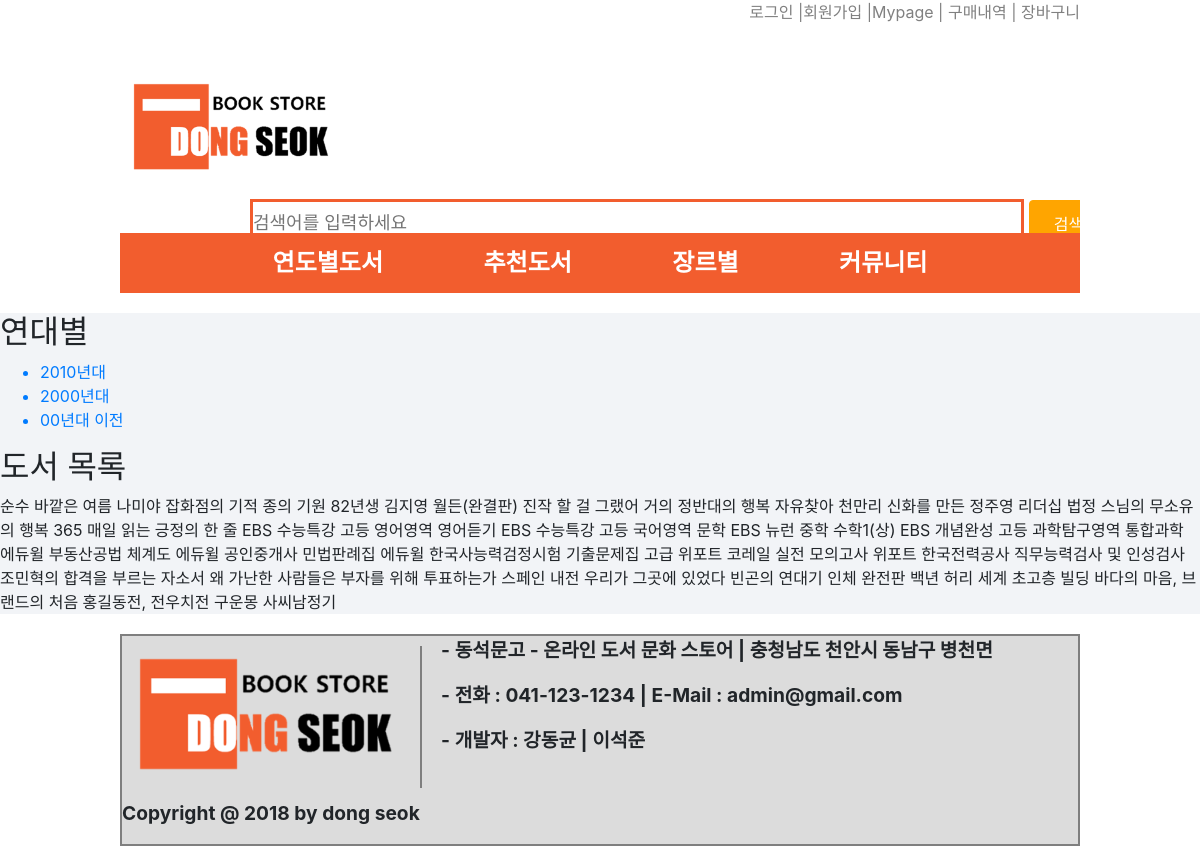
The page /book/index.php on the database its author committed.
### tables this page shows
create table book (
   num int not null auto_increment,
   name  char(40) not null,
   author char(30) not null,
   price int not null,
   genre char(20) not null,
   publisher char(40) not null,
   publish_day char(20) not null,
   recommended int default 0,
   prize int default 0,
   path_img varchar(200) not null,
   primary key(num)
);

### book/index.php (the view, shortened to what this page needs)
<!DOCTYPE html>
<html lang="en" dir="ltr">
    <head>
        <link rel="stylesheet" href="https://code.getmdl.io/1.3.0/material.indigo-pink.min.css">
        <link rel="stylesheet" href="../main.css">
        <link rel="stylesheet" href="https://stackpath.bootstrapcdn.com/bootstrap/4.1.1/css/bootstrap.min.css">
    </head>
    <body>
        <div class="header">
            <div class="gnb">
                <div class="gnbmenu">
                    <div class="gnbmenu">
                        <?php
                        if(!isset($_SESSION['id']) || !isset($_SESSION['name'])){
                            echo "<a href=\"../login/login.php\" alt=\"\">로그인 |</a>";
                            echo "<a href=\"../member/member.php\" alt=\"\">회원가입 |</a>";
                            echo "<a href=\"#\" alt=\"\">Mypage |</a>";
                        }
                        else {
                            $user_id = $_SESSION['id'];
                            $user_name = $_SESSION['name'];
                            echo "<a>$user_name($user_id) |</a>";
                            echo "<a href=\"../login/logout.php\">[로그아웃] |</a>";
                            echo "<a href=\"../member/member_update.php\" alt=\"\">Mypage |</a>";
                        }?>
                        <a href="../purchase/index.php">구매내역 |</a>
                        <a href="../basket/index.php">장바구니 </a>
                    </div>
                </div>
            </div>
            <div class="lns">
                <div class="logo">
                    <a href="../index.php"  ><img class = "logoimg" src="../img/dongseoklogo.png" alt="" ></a>
                </div>
                <div class="search">
                    <form class="" action="../search/search.php" method="get">
                        <input type="text" class = "searchbar" name="query" value = "" size="60" placeholder="검색어를 입력하세요">
                        <button type="submit" class="btn btn-primary" style="background-color:orange;border:1px solid orange;height:48px;width :80px;">검색</button>
                    </form>
                </div>
            </div>
            <div class="lnb">
                <div class="lnbmenu">
                    <a href="../year/index.php">연도별도서</a>
                    <a href="../recommended/index.php">추천도서</a>
                    <a href="../genre/index.php">장르별</a>
                    <a href="../notice/index.php">커뮤니티</a>
                </div>
            </div>
        </div>
        <div class="section">
            <div class="">
                <div class="">
                    <h2>연대별</h2>
                    <ul>
                        <a href="./index.php?years=2010"><li>2010년대</li></a>
                        <a href="./index.php?years=2000"><li>2000년대</li></a>
                        <a href="./index.php?years=1900"><li>00년대 이전</li></a>
                    </ul>
                </div>
                <div class="">
                    <h2> 도서 목록</h2>
                    <?php
                    include "../dbconn.php";
                    if($_GET['years']==="2010") $sql="select * from book where publish_day like '201%';";
                    else if($_GET['years']==="2000") $sql="select * from book where publish_day like '200%';";
                    else $sql="select * from book where publish_day like '19%';";
                    $result = mysql_query($sql, $connect);
                    while($row = mysql_fetch_array($result))
                    {   echo " <tr>";
                        echo "<td>$row[name]</td>";
                        echo " </tr>";
                    }
                    ?>
                </div>
            </div>
        </div>
        <div class="footer">
            <div class="logo">
                <img src="../img/dongseoklogo.png" alt="">
            </div>
            <div class="content">
                <p>- 동석문고 - 온라인 도서 문화 스토어 | 충청남도 천안시 동남구 병천면</p>
                <p>- 전화 : 041-123-1234 | E-Mail : admin@gmail.com</p>
                <p>- 개발자 : 강동균 | 이석준</p>
                <p></br> Copyright @ 2018 by dong seok</p>
            </div>
        </div>
    </body>
</html>

### main.css (style rules this page uses)
.header { width: 80%; margin: 0 auto; }
.gnb { overflow:hidden; margin-bottom: 50px; }
.gnbmenu { float: right; }
.gnb a { text-decoration: none; color : gray; }
.lns { overflow: hidden; }
.header .logo { float: left; }
.logo .logoimg { width: 60%; }
.search { position: relative; float: left; left:130px; top:15px; }
.searchbar { border: 3px solid rgb(242,93,46); padding: 7px 0; font-size: 18px; }
.lnb { width: 100%; overflow: hidden; background-color: rgb(242,93,46); text-align: center; height: 60px; line-height: 60px; }
.lnb a { color: white; font-size: 1.5em; font-weight: bold; text-decoration: none; margin: 0 5%; }
.section { background-color: #f2f4f7; margin : 20px 0; }
.footer { overflow: hidden; border: 2px solid rgb(127,127,127); width : 80%; margin: 0 auto; box-sizing: border-box; background-color: #DCDCDC; }
.footer .logo img { top:10px; bottom:10px; position: relative; width: 300px; float: left; border-right: 2px solid rgb(127,127,127); margin-right: 2%; }
.footer .content p { font-size:1.2em; font-weight: bold; }

### rows shown on the page
book: name "순수"
book: name "바깥은 여름"
book: name "나미야 잡화점의 기적"
book: name "종의 기원"
book: name "82년생 김지영"
book: name "월든(완결판)"
book: name "진작 할 걸 그랬어"
book: name "거의 정반대의 행복"
book: name "자유찾아 천만리"
book: name "신화를 만든 정주영 리더십"
book: name "법정 스님의 무소유의 행복"
book: name "365 매일 읽는 긍정의 한 줄"
book: name "EBS 수능특강 고등 영어영역 영어듣기"
book: name "EBS 수능특강 고등 국어영역 문학"
book: name "EBS 뉴런 중학 수학1(상)"
book: name "EBS 개념완성 고등 과학탐구영역 통합과학"
book: name "에듀윌 부동산공법 체계도"
book: name "에듀윌 공인중개사 민법판례집"
book: name "에듀윌 한국사능력검정시험 기출문제집 고급"
book: name "위포트 코레일 실전 모의고사"
book: name "위포트 한국전력공사 직무능력검사 및 인성검사"
book: name "조민혁의 합격을 부르는 자소서"
book: name "왜 가난한 사람들은 부자를 위해 투표하는가"
book: name "스페인 내전 우리가 그곳에 있었다"
book: name "빈곤의 연대기"
book: name "인체 완전판"
book: name "백년 허리"
book: name "세계 초고층 빌딩"
book: name "바다의 마음, 브랜드의 처음"
book: name "홍길동전, 전우치전"
book: name "구운몽"
book: name "사씨남정기"
